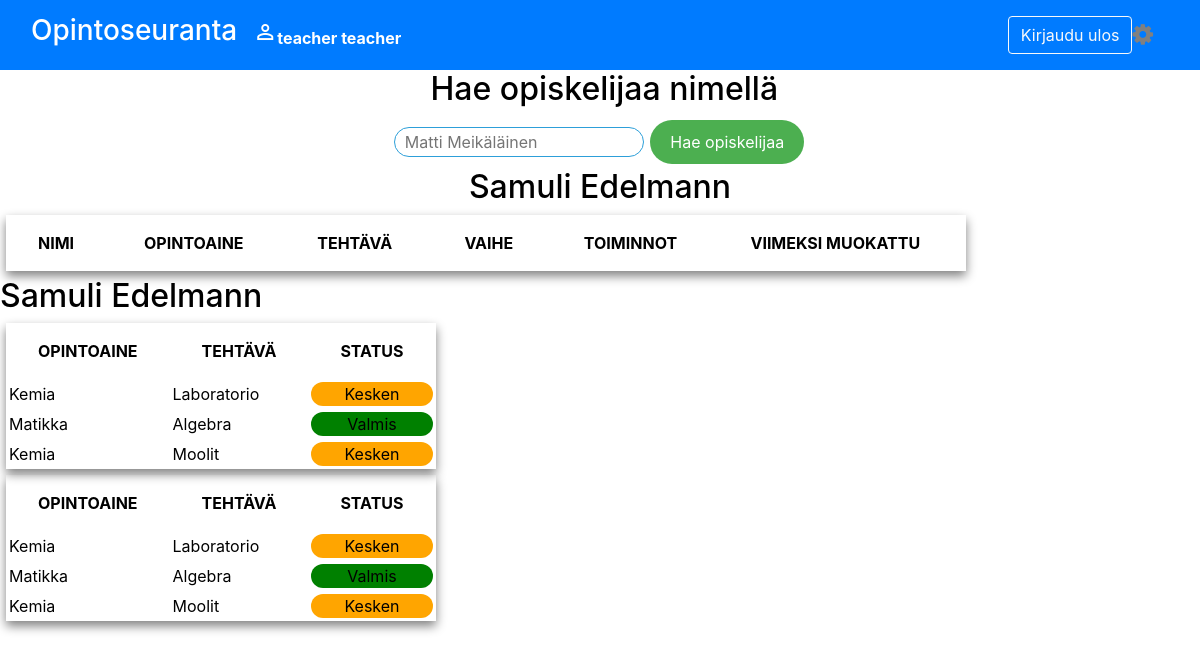
/teacher_home.php?id=62 (signed in), run on the app's committed database.
### tables this page shows
CREATE TABLE `users` (
  `id` int(11) NOT NULL,
  `firstname` varchar(255) NOT NULL,
  `lastname` varchar(255) NOT NULL,
  `email` varchar(255) NOT NULL,
  `password` varchar(255) NOT NULL,
  `usertype` int(11) NOT NULL COMMENT '0=opettaja 1=oppilas'
);

CREATE TABLE `studies` (
  `id` int(11) NOT NULL,
  `student_id` int(11) NOT NULL COMMENT 'Oppilaan id',
  `opintoaine` varchar(255) NOT NULL,
  `tehtava` varchar(255) NOT NULL,
  `vaihe` varchar(255) NOT NULL,
  `date` datetime NOT NULL COMMENT 'Päivämäärä milloin muokattu',
  `muokkaaja` int(11) NOT NULL COMMENT 'Käyttäjä joka viimeksi muokannut'
);

### functions.inc.php (the view, shortened to what this page needs)
<?php
function search_student()  {
    echo '
    <div class="searchstudent"><h2><span class="material-icons">
   </span> Hae opiskelijaa nimellä</h2>
   <form action="" method="post">
   <input type="text" name="studentname" minlength="3" placeholder="Matti Meikäläinen" required>
   <input type="submit" value="Hae opiskelijaa">
   </form></div>';
}
function show_student() {
    include "connect.php";
    $id = $_GET['id'];
    $sql2 = "SELECT * FROM users INNER JOIN studies ON users.id = studies.student_id WHERE student_id = $id";
    $result2 = mysqli_query($conn, $sql2);
    while ($row2 = mysqli_fetch_assoc($result2)){
        $firstname = $row2['firstname'];
        $lastname = $row2['lastname'];
    }
        echo "<div class='oppilaannimi'>";
        echo "<h2>";
       echo $firstname . " " . $lastname;
        echo "</h2>";
        echo "</div>";
    echo '<table><tr> <th>Opintoaine</th>
    <th>Tehtävä</th>
    <th>Status</th></tr>';?><?php
    $sql = "SELECT * FROM users INNER JOIN studies ON users.id = studies.student_id WHERE student_id = $id";
    $result = mysqli_query($conn, $sql);
    while ($row = mysqli_fetch_assoc($result)) {
        $opintoaine =$row['opintoaine'];
        $tehtava = $row['tehtava'];
        $vaihe = $row['vaihe'];
   ?>
    <tr><td><?php echo $opintoaine?></td>
    <td><?php echo $tehtava?></td>
    <td class="vaihe"><?php if ($vaihe == 'Aloittamatta') {
    echo "<div id='aloittamatta'>Aloittamatta</div>";
    }
    else if ($vaihe == 'Kesken') {
        echo "<div id='kesken'>Kesken</div>";
    }
    else if ($vaihe == 'Tarvitsenapua') {
        echo "<div id='tarvitsenapua'>Tarvitsen apua</div>";
    }
    else if ($vaihe == 'Valmis') {
        echo "<div id='valmis'>Valmis</div>";
    }
     ?></td></tr>
<?php
}}
?>

### teacher_home.php (shortened to what this page needs)
<!DOCTYPE html>
<html lang="en">
<head>
    <link rel="stylesheet" href="style.css">
    <link rel="stylesheet" href="bootstrap/bootstrap.css">
</head>
<body>
<table style="width: 80%">
    <tr>
        <th>Nimi</th>
        <th>Opintoaine</th>
        <th>Tehtävä</th>
        <th>Vaihe</th>
        <th>Toiminnot</th>
        <th>Viimeksi muokattu</th>
    </tr>
</body>
</html>
<?php
include_once "functions.inc.php";
include_once "connect.php";
if(isset($_SESSION['User'])) {
    include_once "loginheader.php";
$opettajaid = $_SESSION['User']['id'];
$sql2 = "SELECT * FROM mystudents WHERE teacher_id = $opettajaid";
$result = mysqli_query($conn, $sql2);
while ($row = mysqli_fetch_assoc($result)){
$seurattavatoppilaat = $row['student_id'];
    $sql = "SELECT * FROM users INNER JOIN studies ON users.id = studies.student_id WHERE student_id = '$seurattavatoppilaat'";
    $run = $conn -> query($sql);
    if($run -> num_rows > 0) {
        while ($row = $run -> fetch_assoc()) {
            $id = $row['id'];
?>
<tr>
<td><?php echo ucfirst($row['firstname']) ." ". ucfirst($row['lastname']);?></td>
<td><?php echo $row['opintoaine']?></td>
<td><?php echo $row['tehtava']?></td>
<td class="vaihe"><?php if ($row['vaihe'] == 'Aloittamatta') {
    echo "<div id='aloittamatta'>Aloittamatta</div>";
    }
    else if ($row['vaihe'] == 'Kesken') {
        echo "<div id='kesken'>Kesken</div>";
    }
    else if ($row['vaihe'] == 'Tarvitsenapua') {
        echo "<div id='tarvitsenapua'>Tarvitsen apua</div>";
    }
    else if ($row['vaihe'] == 'Valmis') {
        echo "<div id='valmis'>Valmis</div>";
    }
     ?></td>
     <td>
              <a href='edit1.php?id=<?php echo $id; ?>'>Muokkaa</a>
              <a href='delete1.php?id=<?php echo $id; ?>' onclick="return confirm('Haluatko varmasti poistaa rivin?')">Poista</a></td>
              <td>
        <?php
       $date = $row['date'];
       echo substr($date,8,2);
       echo ".";
       echo substr($date,5,2);
       echo ".";
       echo substr($date,0,4);
       echo " ";
    $muokkaaja = $row['muokkaaja'];
       $sqlz = "SELECT * FROM users INNER JOIN studies ON users.id = studies.muokkaaja WHERE muokkaaja = '$muokkaaja'";
    $result3 = mysqli_query($conn, $sqlz);
    $resultCheck2 = mysqli_num_rows($result3);
    if ($resultCheck2 > 0) {
        if ($tulos = mysqli_fetch_assoc($result3)) {
            $muokkaajafname = $tulos['firstname'];
            $muokkaajalname = $tulos['lastname'];
            echo ucfirst($muokkaajafname) . " " . ucfirst($muokkaajalname);
        }
    }
        ?>
    </td>
            </tr>
<?php
}}}}
$sqllause = "SELECT * FROM mystudents WHERE teacher_id = $opettajaid";
$resultlause = mysqli_query($conn, $sqllause);
$resultcheck5 = mysqli_num_rows($resultlause);
if ($resultcheck5 < 1) {
    echo '
    <div class="searchstudent"><h4><span class="material-icons">
    </span> Et seuraa vielä ketään! Hae ensimmäinen opiskelija</h4>
    <form action="" method="post">
    <input type="text" name="studentname" minlength="3" placeholder="Matti Meikäläinen" required>
    <input type="submit" value="Hae opiskelijaa">
    </form></div>';
} else {
    search_student();
}
echo '<div class="searchstudent">';
            if (isset($_GET['id'])) {
                show_student();
            }
            echo '</div>';
?>
<?php
if (isset($_GET['id'])) {
    show_student(); }
?>

### loginheader.php (shortened to what this page needs)
<!DOCTYPE html>
<html lang="en">
<head>
  <link rel="stylesheet" href="bootstrap/bootstrap.css">
  <link rel="stylesheet" href="style.css">
  <link rel="stylesheet" href="https://cdnjs.cloudflare.com/ajax/libs/font-awesome/4.7.0/css/font-awesome.min.css">
</head>
<body>
    <nav class="navbar navbar-dark bg-primary navbar-expand-sm">
        <div class="container-fluid">
          <a href="teacher_home.php" class="navbar-brand"><h3>Opintoseuranta</h3></a>
          <div class="headername"><?php
if(isset($_SESSION['User'])) {
  echo '<span class="material-icons md-6">
  perm_identity
  </span>';
  echo $_SESSION['User']['firstname']. " ";
  echo $_SESSION['User']['lastname'];
}?></div>
          <div class="collapse navbar-collapse">
              <ul class="nav navbar ml-auto">
                  <li class="nav-item"><a href="logout.php?logout" class="btn btn-outline-light">Kirjaudu ulos</a></li>
                  <span class="settings"><li class="nav-item"><a href="settings.php"> <i class="fa fa-gear" style="font-size:24px;color:grey"></i></a></li></span>
              </ul>
          </div>
        </div>
    </nav>
</body>
</html>

### style.css (style rules this page uses)
body { color: black; }
#kesken { background-color: orange; border-radius:25px; }
#valmis { background-color: green; border-radius: 25px; }
.vaihe { text-align: center; border-radius:25px; }
td { color: black; padding: 3px; padding:0,5rem 1rem; }
th { color: black; padding: 1rem 2rem; text-transform:uppercase; }
table { box-sizing: border-box; margin: 6px; padding: 0; align-items: center; border-collapse: collapse; box-shadow: 0 5px 10px gray; }
.searchstudent { align-items: center; text-align: center; }
input[type=text] { -webkit-border-radius: 20px; -moz-border-radius: 20px; border-radius: 20px; border: 1px solid #2d9fd9; color: black; width: 250px; height: 30px; padding-left: 10px; }
input[type=submit] { background-color: #4CAF50; border: none; color: white; padding: 10px 20px; text-decoration: none; margin: 4px 2px; cursor: pointer; border-radius: 30px; }
.settings { align-items: right; }
.searchstudent { align-items: center; }
.headername { color: white; font-weight: bold; }

### data on the page
users: firstname "Samuli Samuli", lastname "Edelmann Edelmann"
studies: opintoaine "Kemia", tehtava "Laboratorio", vaihe "Kesken"
studies: opintoaine "Matikka", tehtava "Algebra", vaihe "Valmis"
studies: opintoaine "Kemia", tehtava "Moolit", vaihe "Kesken"

### other printed values
$_SESSION['User']['firstname'] "teacher"
$_SESSION['User']['lastname'] "teacher"
